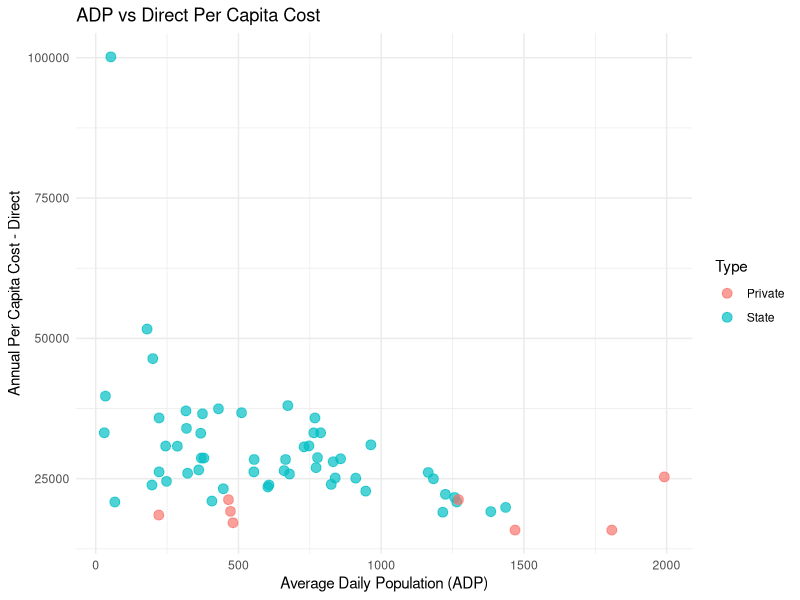
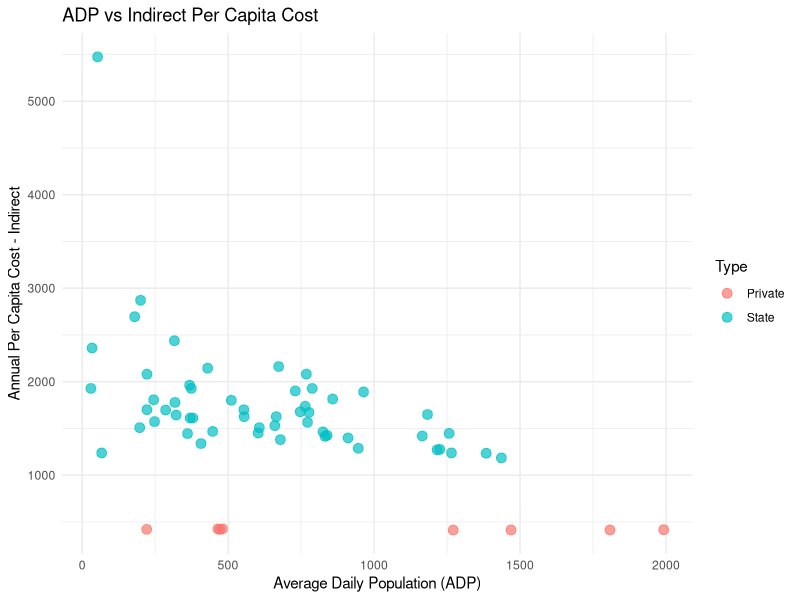
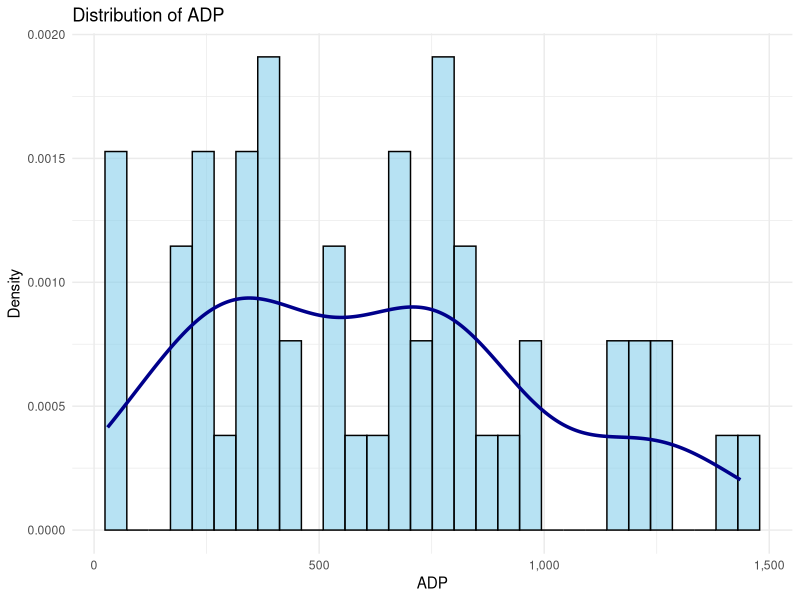
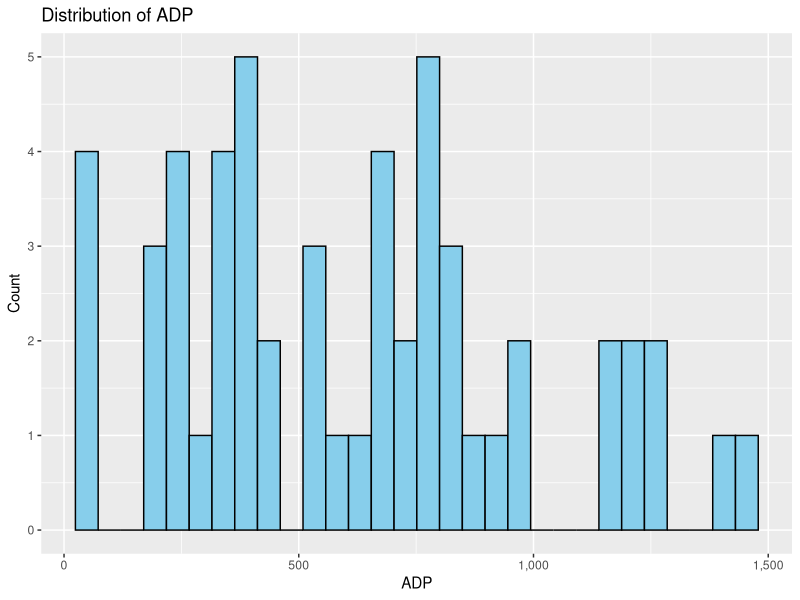

Source code (R) for these figures, in order: (Note: this script raises an error after producing the figures.)
## ---- chunk 1
install.packages("ggplot2")
install.packages("tidyverse")
install.packages("scales")
## ---- chunk 2
library(ggplot2)
library(tidyverse)
library(scales)
## ---- chunk 3
# Load Data
shorter_dataset <- read_csv("./Project1/data/Processed_Data/State_Prison_Revenue.csv")
shorter_dataset <- shorter_dataset[!grepl("Total", shorter_dataset$`Prison Unit`, ignore.case = TRUE), ] #ignore all rows that include the word Total
shorter_dataset <- shorter_dataset %>% mutate(Type = "State")

private_dataset <- read_csv("./Project1/data/Processed_Data/Private_Prison_Revenue.csv")
private_dataset <- private_dataset[!grepl("Total", private_dataset$`Prison Unit`, ignore.case = TRUE), ] #ignore all rows that include the word Total
private_dataset <- private_dataset %>% mutate(Type = "Private")

# Combine the datasets
combined_data <- bind_rows(shorter_dataset, private_dataset)
## ---- chunk 4
# Scatter plot 1: ADP vs. Annual Per Capita Cost - Direct
ggplot(combined_data, aes(x = ADP, y = `Annual Per Capita Cost - Direct`, color = Type)) +
  geom_point(size = 3, alpha = 0.7) +
  labs(title = "ADP vs Direct Per Capita Cost",
       x = "Average Daily Population (ADP)",
       y = "Annual Per Capita Cost - Direct") +
  theme_minimal()

# Scatter plot 2: ADP vs. Annual Per Capita Cost - Indirect
ggplot(combined_data, aes(x = ADP, y = `Annual Per Capita Cost - Indirect`, color = Type)) +
  geom_point(size = 3, alpha = 0.7) +
  labs(title = "ADP vs Indirect Per Capita Cost",
       x = "Average Daily Population (ADP)",
       y = "Annual Per Capita Cost - Indirect") +
  theme_minimal()
## ---- chunk 5
# State Prisons
p <- ggplot(shorter_dataset, aes(x = `ADP`)) +
  geom_histogram(aes(y = ..density..), bins = 30, fill = "skyblue", color = "black", alpha = 0.6) +
  geom_density(color = "darkblue", size = 1.2) +
  scale_x_continuous(labels = comma) + 
  labs(title = "Distribution of ADP", x = "ADP", y = "Density") +
  theme_minimal()

p

p <- ggplot(shorter_dataset, aes(x = `ADP`)) +
  geom_histogram(bins = 30, fill = "skyblue", color = "black") +
  scale_x_continuous(labels = comma) + 
  labs(title = "Distribution of ADP", x = "ADP", y = "Count")

print(p)

p <- ggplot(shorter_dataset, aes(x = `UNIT_DIRECT`)) +
  geom_histogram(bins = 30, fill = "skyblue", color = "black") +
  scale_x_continuous(labels = comma) + 
  labs(title = "Distribution of UNIT DIRECT", x = "UNIT DIRECT", y = "Count")

print(p)

p <- ggplot(shorter_dataset, aes(x = `COMPLEX_DIRECT`)) +
  geom_histogram(bins = 30, fill = "skyblue", color = "black") +
  scale_x_continuous(labels = comma) + 
  labs(title = "Distribution of COMPLEX DIRECT", x = "COMPLEX DIRECT", y = "Count")

print(p)

p <- ggplot(shorter_dataset, aes(x = `TOTAL_DIRECT`)) +
  geom_histogram(bins = 30, fill = "skyblue", color = "black") +
  scale_x_continuous(labels = comma) + 
  labs(title = "Distribution of TOTAL DIRECT", x = "TOTAL DIRECT", y = "Count")

print(p)

p <- ggplot(shorter_dataset, aes(x = `TOTAL_INDIRECT`)) +
  geom_histogram(bins = 30, fill = "skyblue", color = "black") +
  scale_x_continuous(labels = comma) + 
  labs(title = "Distribution of TOTAL INDIRECT", x = "TOTAL INDIRECT", y = "Count")

print(p)

p <- ggplot(shorter_dataset, aes(x = `TOTAL_EXPENSE`)) +
  geom_histogram(bins = 30, fill = "skyblue", color = "black") +
  scale_x_continuous(labels = comma) + 
  labs(title = "Distribution of TOTAL EXPENSE", x = "TOTAL EXPENSE", y = "Count")

print(p)

p <- ggplot(shorter_dataset, aes(x = `Annual Per Capita Cost - Direct`)) +
  geom_histogram(bins = 30, fill = "skyblue", color = "black") +
  scale_x_continuous(labels = comma) + 
  labs(title = "Distribution of Annual Per Capita Cost - Direct", x = "Annual Per Capita Cost - Direct", y = "Count")

print(p)

p <- ggplot(shorter_dataset, aes(x = `Annual Per Capita Cost - Indirect`)) +
  geom_histogram(bins = 30, fill = "skyblue", color = "black") +
  scale_x_continuous(labels = comma) + 
  labs(title = "Distribution of Annual Per Capita Cost - Indirect", x = "Annual Per Capita Cost - Indirect", y = "Count")

print(p)

p <- ggplot(shorter_dataset, aes(x = `Annual Per Capita Cost - Total`)) +
  geom_histogram(bins = 30, fill = "skyblue", color = "black") +
  scale_x_continuous(labels = comma) + 
  labs(title = "Distribution of Annual Per Capita Cost - Total", x = "Annual Per Capita Cost - Total", y = "Count")

print(p)


p <- ggplot(shorter_dataset, aes(x = `Daily Per Capita Cost`)) +
  geom_histogram(bins = 30, fill = "skyblue", color = "black") +
  scale_x_continuous(labels = comma) + 
  labs(title = "Distribution of Daily Per Capita Cost", x = "Daily Per Capita Cost", y = "Count")

print(p)
## ---- chunk 6
# Private Prisons
p <- ggplot(private_dataset, aes(x = `ADP`)) +
  geom_histogram(bins = 30, fill = "skyblue", color = "black") +
  scale_x_continuous(labels = comma) + 
  labs(title = "Private Prison: Distribution of ADP", x = "ADP", y = "Count")

print(p)

p <- ggplot(private_dataset, aes(x = `UNIT DIRECT`)) +
  geom_histogram(bins = 30, fill = "skyblue", color = "black") +
  scale_x_continuous(labels = comma) + 
  labs(title = "Private Prison: Distribution of UNIT DIRECT", x = "UNIT DIRECT", y = "Count")

print(p)

p <- ggplot(private_dataset, aes(x = `COMPLEX DIRECT`)) +
  geom_histogram(bins = 30, fill = "skyblue", color = "black") +
  scale_x_continuous(labels = comma) + 
  labs(title = "Private Prison: Distribution of COMPLEX DIRECT", x = "COMPLEX DIRECT", y = "Count")

print(p)

p <- ggplot(private_dataset, aes(x = `TOTAL DIRECT`)) +
  geom_histogram(bins = 30, fill = "skyblue", color = "black") +
  scale_x_continuous(labels = comma) + 
  labs(title = "Private Prison: Distribution of TOTAL DIRECT", x = "TOTAL DIRECT", y = "Count")

print(p)

p <- ggplot(private_dataset, aes(x = `TOTAL INDIRECT`)) +
  geom_histogram(bins = 30, fill = "skyblue", color = "black") +
  scale_x_continuous(labels = comma) + 
  labs(title = "Private Prison: Distribution of TOTAL INDIRECT", x = "TOTAL INDIRECT", y = "Count")

print(p)

p <- ggplot(private_dataset, aes(x = `TOTAL EXPENSE`)) +
  geom_histogram(bins = 30, fill = "skyblue", color = "black") +
  scale_x_continuous(labels = comma) + 
  labs(title = "Private Prison: Distribution of TOTAL EXPENSE", x = "TOTAL EXPENSE", y = "Count")

print(p)

p <- ggplot(private_dataset, aes(x = `Annual Per Capita Cost - Direct`)) +
  geom_histogram(bins = 30, fill = "skyblue", color = "black") +
  scale_x_continuous(labels = comma) + 
  labs(title = "Private Prison: Distribution of Annual Per Capita Cost - Direct", x = "Annual Per Capita Cost - Direct", y = "Count")

print(p)

p <- ggplot(private_dataset, aes(x = `Annual Per Capita Cost - Indirect`)) +
  geom_histogram(bins = 30, fill = "skyblue", color = "black") +
  scale_x_continuous(labels = comma) + 
  labs(title = "Private Prison: Distribution of Annual Per Capita Cost - Indirect", x = "Annual Per Capita Cost - Indirect", y = "Count")

print(p)

p <- ggplot(private_dataset, aes(x = `Annual Per Capita Cost - Total`)) +
  geom_histogram(bins = 30, fill = "skyblue", color = "black") +
  scale_x_continuous(labels = comma) + 
  labs(title = "Private Prison: Distribution of Annual Per Capita Cost - Total", x = "Annual Per Capita Cost - Total", y = "Count")

print(p)


p <- ggplot(private_dataset, aes(x = `Daily Per Capita Cost`)) +
  geom_histogram(bins = 30, fill = "skyblue", color = "black") +
  scale_x_continuous(labels = comma) + 
  labs(title = "Private Prison: Distribution of Daily Per Capita Cost", x = "Daily Per Capita Cost", y = "Count")

print(p)
